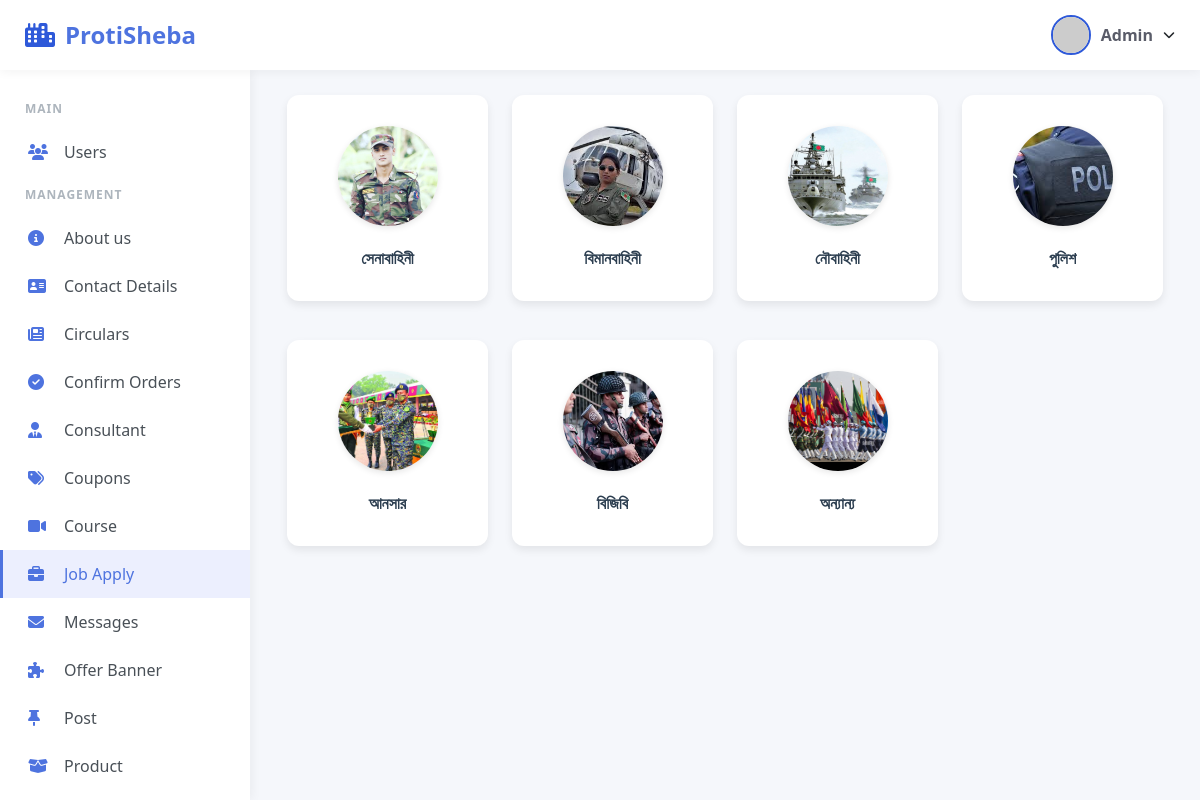
Screenshot of /admin/index.php?q=job_apply (signed in) with the database file from the repository.
### tables this page shows
CREATE TABLE `job_apply` (
  `id` int(11) NOT NULL,
  `parent_id` int(11) DEFAULT NULL,
  `is_initial` int(11) DEFAULT NULL,
  `name` varchar(50) NOT NULL,
  `icon` varchar(20) DEFAULT NULL,
  `details` text DEFAULT NULL,
  `google_form` varchar(225) DEFAULT NULL
);

### admin/sec/job_apply.php (the view, shortened to what this page needs)
<div class="container">
  <div class="row g-4">
    <?php
        $sql = "SELECT id, name, icon FROM job_apply WHERE is_initial = 1";
        $apply = mysqli_query($conn, $sql);
        while($row = mysqli_fetch_assoc($apply)){ ?>
            <div class="col-6 col-md-4 col-lg-3 subject-container">
                <div class="card text-center p-3" data-bs-toggle="modal" data-bs-target="#modal_<?=$row['id']?>">
                    <div class="card-icon">
                        <img src="../img/apply/<?=$row['icon']?>" alt="<?=$row['name']?>" class="img-fluid">
                    </div>
                    <div class="card-title"><?=$row['name']?></div>
                </div>
            </div>
    <?php } ?>
  </div>
</div>

### css/admin.css (style rules this page uses)
:root { --primary-color: #4361ee; --secondary-color: #3f37c9; --accent-color: #4895ef; --light-color: #f8f9fa; --dark-color: #212529; --success-color: #4cc9f0; --warning-color: #f8961e; --danger-color: #f72585; }
body { margin: 0; padding: 0; background-color: #f5f7fb; font-family: 'Segoe UI', Tahoma, Geneva, Verdana, sans-serif; overflow-x: hidden; }
:root { --primary-page: #4e73df; --secondary-color: #1cc88a; --danger-color: #e74a3b; --dark-color: #5a5c69; }

### admin/sec/job_apply.php (style rules this page uses)
:root { --primary-color: #4e73df; --secondary-color: #f8f9fc; --accent-color: #2e59d9; --text-color: #2c3e50; }
.card { border-radius: 12px; transition: all 0.3s ease; box-shadow: 0 4px 8px rgba(0,0,0,0.08); cursor: pointer; border: none; overflow: hidden; background-color: white; height: 100%; display: flex; flex-direction: column; justify-content: center; }
.card .card-icon { margin: 15px 0; transition: all 0.3s ease; }
.card .card-icon img { width: 100px; height: 100px; border-radius: 50%; box-shadow: 0 2px 6px rgba(0,0,0,0.1); transition: transform 0.3s ease; object-fit: cover; }
.card-title { font-size: 1rem; font-weight: 600; padding: 5px 0 15px; color: var(--text-color); margin: 0; }
.subject-container { position: relative; margin-bottom: 15px; }

### rows the page displays
job_apply: icon (picture), name "সেনাবাহিনী"
job_apply: icon (picture), name "বিমানবাহিনী"
job_apply: icon (picture), name "নৌবাহিনী"
job_apply: icon (picture), name "পুলিশ"
job_apply: icon (picture), name "আনসার"
job_apply: icon (picture), name "বিজিবি"
job_apply: icon (picture), name "অন্যান্য"

### other values shown
$section "MAIN"
$item['t'] "Users"
$section "MANAGEMENT"
$item['t'] "About us"
$item['t'] "Contact Details"
$item['t'] "Circulars"
$item['t'] "Confirm Orders"
$item['t'] "Consultant"
$item['t'] "Coupons"
$item['t'] "Course"
$item['t'] "Job Apply"
$item['t'] "Messages"
$item['t'] "Offer Banner"
$item['t'] "Post"
$item['t'] "Product"
